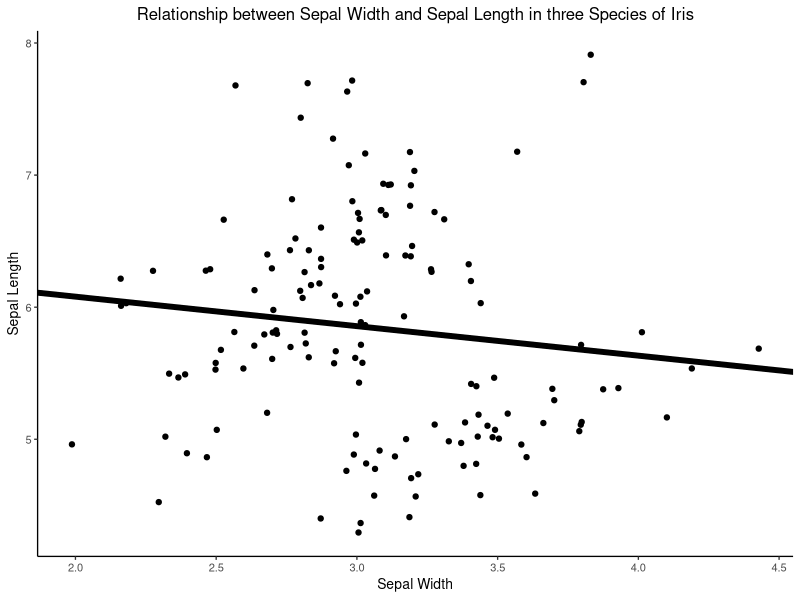
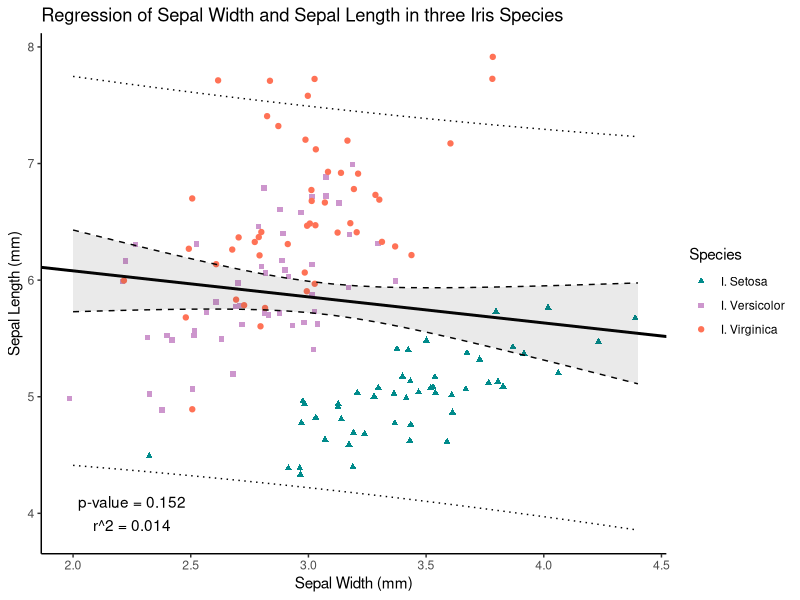
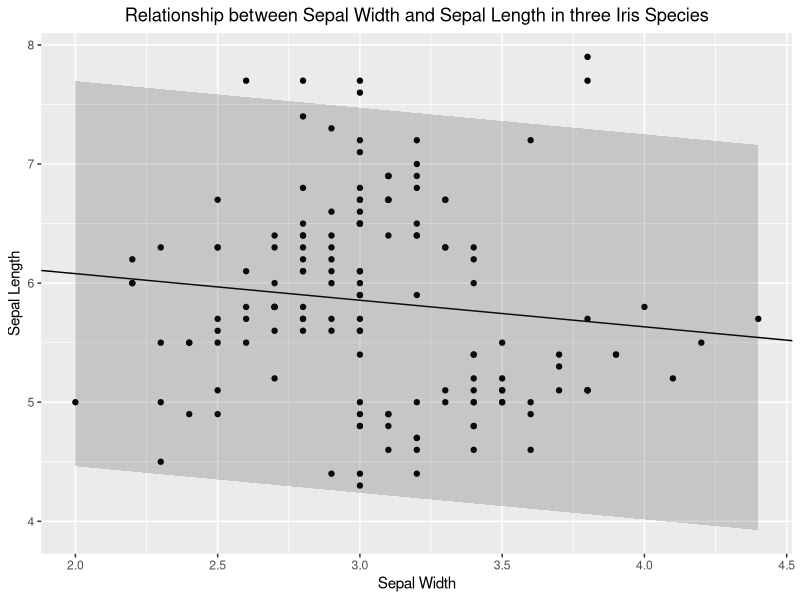
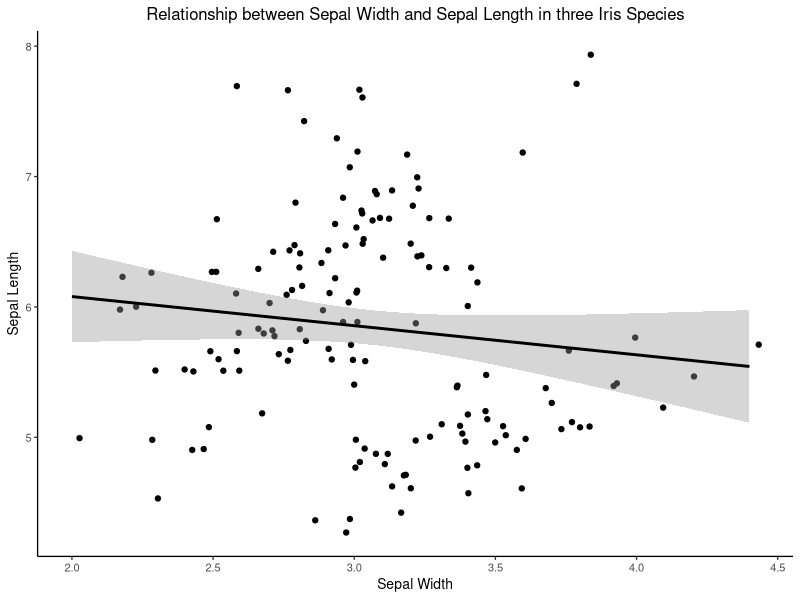

Reproduce these figures in R, in order.
## ---- chunk 1
library(kableExtra)
library(tidyverse)
## ---- chunk 2
data(iris)
head(iris)
## ---- chunk 3

a <- iris %>% 
  split(.$Species) %>% 
  map(summary) %>% 
  map(as.data.frame) %>% 
  map(drop_na) %>% 
  bind_rows() %>% 
  separate(Freq, c('Statistic', 'Value'), ":") %>% 
  filter(!str_detect(Var2, 'Species')) %>% 
  mutate(Species = c(rep('setosa', times = 24), 
                     rep('versicolor', times = 24), 
                     rep('virginica', times = 24))) %>% 
  select(-Var1) %>% 
  rename(Variable = Var2) %>% 
  filter(!str_detect(Statistic, 'Qu'))

iris_table <- iris %>% 
  group_by(Species) %>% 
  summarise(across(where(is.numeric), 
                   list(
                     'min.'= min,
                     max = max, 
                     mean = mean,
                     median = median))
            ) %>% 
  pivot_longer(-Species, values_to = 'Value') %>% 
  separate(name, c('Tissue', 'Statistic'), sep = "_") %>% 
  
  # style down here
  mutate(Tissue = str_replace(Tissue, '[.]', ' ')) %>% 
  mutate(Species =  paste0('I. ', Species)) %>% 
  mutate(Value = round(Value, digits = 1)) %>% 
  
  pivot_wider(names_from = Tissue, values_from = Value) %>% 
  mutate(Statistic=fct_relevel(Statistic, "min.", "mean", "median", 'max')) %>% 
  arrange(Species, Statistic)

iris_table[c(2:4, 6:8, 10:12),1] <- ""
knitr::kable(iris_table, 
             align = "llcccc", 
             col.names = c('Species','Statistic','Length','Width','Length','Width'), 
             caption = "Summary Statistics of Iris Dataset") %>% 
  kable_classic(full_width = F, html_font = "Cambria") %>% 
  add_header_above(., c(" " = 2, "Sepal" = 2, "Petal" = 2))  

rm(a, iris_table)
## ---- chunk 4
model_summary <- summary(lm(Sepal.Length ~ Sepal.Width, data = iris))
model_summary_statistics <- tibble("intercept" = model_summary$coefficients[1,1],
                                   "slope"     = model_summary$coefficients[2,1],
                                   "p_value"   = model_summary$coefficients[2,4],
                                   "r_squared"  = model_summary$r.squared)    

model_summary_statistics <- model_summary_statistics %>% 
  mutate(across(where(is.numeric), ~ round(.x, digits = 3))) 

knitr::kable(model_summary_statistics, 
             col.names = c('Intercept', 'Slope','p-Value','R$^2$'),
             align = "cccc",
             caption = "Results of a linear model with one continuous predictor and response"
             ) %>% 
  kable_classic(full_width = F, html_font = "Cambria")

## ---- chunk 5

ggplot(iris, aes(x = Sepal.Width, y = Sepal.Length))+
  geom_jitter()+
  geom_abline(intercept = model_summary$coefficients[1,1], 
              slope = model_summary$coefficients[2,1], size = 2) +
  theme_classic(base_size = 10) +
  labs(title = 'Relationship between Sepal Width and Sepal Length in three Species of Iris',
       y = 'Sepal Length', x = 'Sepal Width') +
  theme(plot.title = element_text(hjust = 0.5))
## ---- chunk 6
model <- lm(Sepal.Length ~ Sepal.Width, data = iris)
conf_int <- as.data.frame(predict(model, interval = "confidence", level = 0.95))
conf_int <- cbind(conf_int, iris)

pred_int <- as.data.frame(predict(model, interval = "prediction", level = 0.95))
pred_int <- cbind(pred_int, iris)

ggplot(conf_int, aes(x = Sepal.Width, y = Sepal.Length))+
  
  # I use jitter to show I used these data as continuous ! 
  geom_jitter(
    aes(
      shape=Species, color = Species)
    ) +
  
  
  # we can add our model here
  geom_abline(intercept = model_summary$coefficients[1,1], 
              slope = model_summary$coefficients[2,1], 
              size = 1) +
  
  # Confidence intervals are here
  geom_line(aes(y = lwr), color = "black", linetype = "dashed") +
  geom_line(aes(y = upr), color = "black", linetype = "dashed") +
  
    # this one is fake! only used to add the legend !
  geom_line(aes(y = lwr, linetype = "dashed"), color = "black") +
  # fill in the polyong here
  geom_ribbon(aes(ymin=lwr, ymax=upr), alpha=0.1) +
  
  # Prediction intervals are here
  geom_line(data = pred_int, aes(y = lwr), color = "black", linetype = "dotted") +
  geom_line(data = pred_int, aes(y = upr), color = "black", linetype = "dotted") +
    # this one is fake! only to add the legend ! 
  geom_line(data = pred_int, aes(y = lwr, linetype = "dotted"), color = "black") +
  
  
  # define and add a line legend here
  scale_linetype_manual(values = c("95% Prediction"  = "dotted", 
                                   "95% Confidence"  = "dashed"),
                        name = "Intervals") +
  
  # modify the shapes and colours of these data; if you are interested. 
  scale_colour_manual(name = "Species",
                      labels = c("I. Setosa", "I. Versicolor", "I. Virginica"),
                      values = c("cyan4", "plum3", "coral1")) +   
  scale_shape_manual(name = "Species",
                      labels = c("I. Setosa", "I. Versicolor", "I. Virginica"),
                      values = c(17, 15, 19)) +
  
    # Some style stuff is here
  labs(title = 'Regression of Sepal Width and Sepal Length in three Iris Species',
       y = 'Sepal Length (mm)', 
       x = 'Sepal Width (mm)') +
  theme(plot.title = element_text(hjust = 0.5)) +
  
  # we will add the p-value and r^2 to the plot - it is a little busy for my liking !
  annotate(geom ="text", x=2.25, y=4.1, 
           label= paste0("p-value = ", model_summary_statistics[,3])) +
  annotate(geom = "text", x=2.25, y=3.9, 
          label = paste0("r^2 = ", model_summary_statistics[,4])) +

  # manually select our shapes
  theme_classic()

rm(model, conf_int, pred_int, data)
## ---- chunk 7

p1 <- iris %>% 
  mutate(Sepal.Length.Predict = 
           ((model_summary$coefficients[2,1]) * Sepal.Width) + model_summary$coefficients[1,1],
         Sepal.Length.Predict.upr = Sepal.Length.Predict + 1.96*model_summary$sigma, 
         Sepal.Length.Predict.lwr = Sepal.Length.Predict - 1.96*model_summary$sigma)

ggplot(data = iris, aes(x= Sepal.Width, y= Sepal.Length)) + 
  geom_point() +
  geom_abline(slope = model_summary$coefficients[2,1],
              intercept = model_summary$coefficients[1,1]) + 
  geom_ribbon(data = p1, 
              aes(ymin=Sepal.Length.Predict.lwr,
                  ymax=Sepal.Length.Predict.upr), 
              alpha=0.2) + 
  labs(title = 'Relationship between Sepal Width and Sepal Length in three Iris Species',
       y = 'Sepal Length', x = 'Sepal Width') +
  theme(plot.title = element_text(hjust = 0.5))

rm(p1)
## ---- chunk 8
ggplot(iris, aes(x = Sepal.Width, y = Sepal.Length))+
  geom_jitter()+
  geom_smooth(method = "lm", colour = "black", formula = y ~ x) +
  labs(title = 'Relationship between Sepal Width and Sepal Length in three Iris Species',
       y = 'Sepal Length', x = 'Sepal Width') +
  theme_classic(base_size = 10) +
  theme(plot.title = element_text(hjust = 0.5))
## ---- chunk 9
rm(iris, model_summary)
